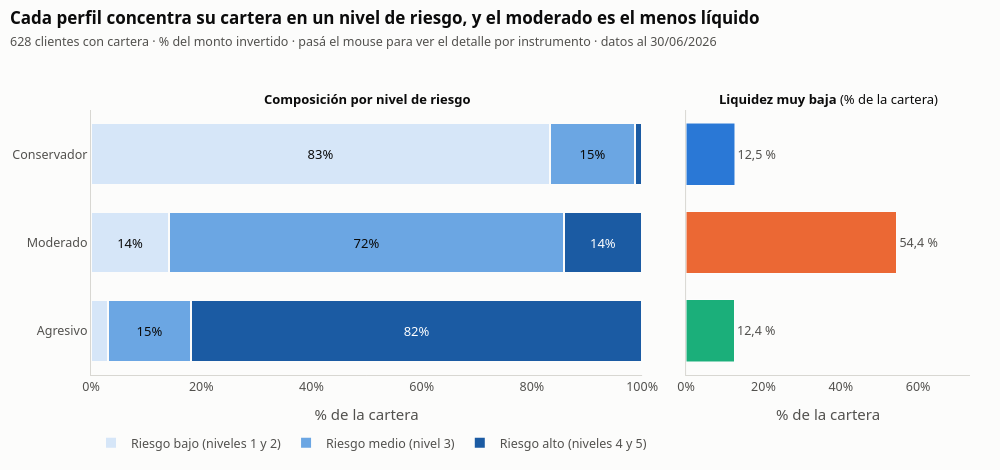

This figure's notebook cell:
### Markdown cell above
## Composición de la cartera por perfil

### Code cell
# Composición de la cartera por familia de activo y perfil

# Cada posición hereda el perfil real del cliente que la tiene
posiciones_con_perfil = posiciones.assign(
    perfil_real=posiciones["id_cliente"].map(comparables["perfil_real"].astype(str))
)
posiciones_con_perfil = posiciones_con_perfil[
    posiciones_con_perfil["perfil_real"].notna()
]

# Para el gráfico se agrupan los cinco niveles de riesgo en tres bandas: con cinco
# tonos del mismo color no se distinguen a simple vista. El detalle por familia de
# activo aparece al pasar el mouse, y los cinco niveles quedan en la tabla de abajo
ETIQUETA_RIESGO = {
    1: "1 · muy conservador",
    2: "2 · conservador",
    3: "3 · moderado",
    4: "4 · agresivo",
    5: "5 · muy agresivo",
}
BANDA_RIESGO = {
    1: "Riesgo bajo",
    2: "Riesgo bajo",
    3: "Riesgo medio",
    4: "Riesgo alto",
    5: "Riesgo alto",
}
COLOR_BANDA = {
    "Riesgo bajo": "#d6e6f8",
    "Riesgo medio": "#6ba6e3",
    "Riesgo alto": "#1b5ba3",
}
TEXTO_BANDA = {
    "Riesgo bajo": TINTA_PRIMARIA,
    "Riesgo medio": TINTA_PRIMARIA,
    "Riesgo alto": "white",
}
NIVELES_BANDA = {
    "Riesgo bajo": "niveles 1 y 2",
    "Riesgo medio": "nivel 3",
    "Riesgo alto": "niveles 4 y 5",
}

composicion_perfil = (
    posiciones_con_perfil.groupby(["perfil_real", "nivel_riesgo"], observed=True)[
        "monto_cartera"
    ]
    .sum()
    .unstack(fill_value=0)
)
composicion_perfil = composicion_perfil.div(composicion_perfil.sum(axis=1), axis=0)
composicion_perfil = composicion_perfil.reindex(ETIQUETAS_PERFIL).sort_index(axis=1)
composicion_perfil.columns = [ETIQUETA_RIESGO[n] for n in composicion_perfil.columns]

con_banda = posiciones_con_perfil.assign(
    banda=posiciones_con_perfil["nivel_riesgo"].map(BANDA_RIESGO)
)
total_perfil = con_banda.groupby("perfil_real")["monto_cartera"].sum()
por_banda = con_banda.groupby(["perfil_real", "banda"])["monto_cartera"].sum()
por_familia = con_banda.groupby(["perfil_real", "banda", "categoria"])[
    "monto_cartera"
].sum()


def detalle_familias_banda(perfil: str, banda: str) -> str:
    """Las familias de activo que componen una banda, para el cartel del mouse."""
    if (perfil, banda) not in por_banda.index:
        return ""
    familias = por_familia.loc[(perfil, banda)].sort_values(ascending=False)
    return "<br>".join(
        f"  {familia}: {formato_es(monto / total_perfil[perfil] * 100, 1)} %"
        for familia, monto in familias.items()
        if monto / total_perfil[perfil] >= 0.005
    )


es_muy_iliquido = con_banda["liquidez"] == "Muy baja"
iliquido = con_banda[es_muy_iliquido].groupby("perfil_real")["monto_cartera"].sum()
iliquido_pct = (iliquido / total_perfil).reindex(ETIQUETAS_PERFIL).fillna(0)
instrumentos_iliquidos = (
    con_banda[es_muy_iliquido]
    .groupby(["perfil_real", "nombre_instrumento"])["monto_cartera"]
    .sum()
)

figura = make_subplots(
    rows=1,
    cols=2,
    shared_yaxes=True,
    column_widths=[0.66, 0.34],
    horizontal_spacing=0.05,
    subplot_titles=[
        "<b>Composición por nivel de riesgo</b>",
        "<b>Liquidez muy baja</b> (% de la cartera)",
    ],
)
for banda in ["Riesgo bajo", "Riesgo medio", "Riesgo alto"]:
    valores = [
        por_banda.get((perfil, banda), 0) / total_perfil[perfil]
        for perfil in ETIQUETAS_PERFIL
    ]
    figura.add_trace(
        go.Bar(
            y=ETIQUETAS_PERFIL,
            x=valores,
            name=f"{banda} ({NIVELES_BANDA[banda]})",
            orientation="h",
            marker=dict(color=COLOR_BANDA[banda], line=dict(color=SUPERFICIE, width=2)),
            text=[f"{v:.0%}" if v >= 0.07 else "" for v in valores],
            textposition="inside",
            insidetextanchor="middle",
            textfont=dict(color=TEXTO_BANDA[banda], size=13),
            hovertext=[
                f"<b>{perfil} · {banda.lower()}</b><br>"
                f"{formato_es(v * 100, 1)} % de la cartera:<br>"
                + detalle_familias_banda(perfil, banda)
                for perfil, v in zip(ETIQUETAS_PERFIL, valores)
            ],
            hovertemplate="%{hovertext}<extra></extra>",
        ),
        row=1,
        col=1,
    )
figura.add_trace(
    go.Bar(
        y=ETIQUETAS_PERFIL,
        x=iliquido_pct.values,
        orientation="h",
        marker_color=[COLOR_PERFIL[p] for p in ETIQUETAS_PERFIL],
        text=[f"{formato_es(v * 100, 1)} %" for v in iliquido_pct],
        textposition="outside",
        hovertext=[
            f"<b>{perfil}</b><br>USD {formato_es(iliquido.get(perfil, 0))} en "
            "instrumentos de liquidez muy baja:<br>"
            + "<br>".join(
                f"  {nombre}: USD {formato_es(monto)}"
                for nombre, monto in instrumentos_iliquidos.loc[perfil]
                .sort_values(ascending=False)
                .items()
            )
            for perfil in ETIQUETAS_PERFIL
        ],
        hovertemplate="%{hovertext}<extra></extra>",
        showlegend=False,
    ),
    row=1,
    col=2,
)
figura.update_layout(
    barmode="stack",
    bargap=0.3,
    legend=dict(orientation="h", y=-0.2, x=0, yanchor="top", traceorder="normal"),
)
figura.update_annotations(font=dict(size=13, color=TINTA_PRIMARIA))
figura.update_yaxes(autorange="reversed", showgrid=False)
figura.update_xaxes(tickformat=".0%", showgrid=False, title="% de la cartera")
figura.update_xaxes(range=[0, 1], col=1)
figura.update_xaxes(range=[0, iliquido_pct.max() * 1.35], col=2)
presentar(
    figura,
    "Cada perfil concentra su cartera en un nivel de riesgo, y el moderado es el menos "
    "líquido",
    "628 clientes con cartera · % del monto invertido · pasá el mouse "
    "para ver el detalle por instrumento",
    alto=470,
    ancho=1000,
)

display(composicion_perfil.style.format("{:.1%}"))

print("Detalle por familia de activo, que el gráfico resume en cinco niveles:")
detalle_familias = (
    posiciones_con_perfil.groupby(["perfil_real", "categoria"], observed=True)[
        "monto_cartera"
    ]
    .sum()
    .unstack(fill_value=0)
)
detalle_familias = detalle_familias.div(detalle_familias.sum(axis=1), axis=0).reindex(
    ETIQUETAS_PERFIL
)
orden_familias = (
    catalogo.groupby("categoria")["nivel_riesgo"].mean().sort_values().index.tolist()
)
detalle_familias = detalle_familias[
    [c for c in orden_familias if c in detalle_familias.columns]
]
display(detalle_familias.style.format("{:.1%}"))

# El nivel de riesgo mide variación de precio, no la facilidad para salir. Son dos
# riesgos distintos y conviene mirarlos juntos
print("Y la otra cara del riesgo, que la escala de la firma no mide: la liquidez.")
ORDEN_LIQUIDEZ = ["Alta", "Media", "Baja", "Muy baja"]
liquidez_perfil = (
    posiciones_con_perfil.groupby(["perfil_real", "liquidez"], observed=True)[
        "monto_cartera"
    ]
    .sum()
    .unstack(fill_value=0)
)
liquidez_perfil = liquidez_perfil.div(liquidez_perfil.sum(axis=1), axis=0).reindex(
    index=ETIQUETAS_PERFIL
)[[c for c in ORDEN_LIQUIDEZ if c in liquidez_perfil.columns]]
display(liquidez_perfil.style.format("{:.1%}"))

### Figure 1 — Plotly figure (JSON) as saved in the notebook; plotly's stock layout.template omitted (floating-point values rounded to 4 significant figures)
{"data": [{"hovertemplate": "%{hovertext}<extra></extra>", "hovertext": ["<b>Conservador · riesgo bajo</b><br>83,3 % de la cartera:<br>  Renta fija local: 59,9 %<br>  Fondos: 16,7 %<br>  Efectivo: 6,7 %", "<b>Moderado · riesgo bajo</b><br>14,2 % de la cartera:<br>  Renta fija local: 10,5 %<br>  Fondos: 3,3 %", "<b>Agresivo · riesgo bajo</b><br>3,1 % de la cartera:<br>  Renta fija local: 2,6 %"], "insidetextanchor": "middle", "marker": {"color": "#d6e6f8", "line": {"color": "#fcfcfb", "width": 2}}, "name": "Riesgo bajo (niveles 1 y 2)", "orientation": "h", "text": ["83%", "14%", ""], "textfont": {"color": "#0b0b0b", "size": 13}, "textposition": "inside", "type": "bar", "x": [0.8328, 0.1419, 0.03072], "xaxis": "x", "y": ["Conservador", "Moderado", "Agresivo"], "yaxis": "y"}, {"hovertemplate": "%{hovertext}<extra></extra>", "hovertext": ["<b>Conservador · riesgo medio</b><br>15,4 % de la cartera:<br>  Previsional: 8,0 %<br>  Renta fija corporativa: 5,9 %<br>  Inmobiliario: 1,5 %", "<b>Moderado · riesgo medio</b><br>71,6 % de la cartera:<br>  Renta fija corporativa: 39,2 %<br>  Previsional: 25,4 %<br>  Inmobiliario: 7,0 %", "<b>Agresivo · riesgo medio</b><br>15,1 % de la cartera:<br>  Renta fija corporativa: 7,7 %<br>  Previsional: 7,4 %"], "insidetextanchor": "middle", "marker": {"color": "#6ba6e3", "line": {"color": "#fcfcfb", "width": 2}}, "name": "Riesgo medio (nivel 3)", "orientation": "h", "text": ["15%", "72%", "15%"], "textfont": {"color": "#0b0b0b", "size": 13}, "textposition": "inside", "type": "bar", "x": [0.1542, 0.7158, 0.1509], "xaxis": "x", "y": ["Conservador", "Moderado", "Agresivo"], "yaxis": "y"}, {"hovertemplate": "%{hovertext}<extra></extra>", "hovertext": ["<b>Conservador · riesgo alto</b><br>1,3 % de la cartera:<br>  Renta variable: 0,7 %", "<b>Moderado · riesgo alto</b><br>14,2 % de la cartera:<br>  Materias primas: 8,4 %<br>  Renta variable: 4,7 %<br>  Cripto: 1,2 %", "<b>Agresivo · riesgo alto</b><br>81,8 % de la cartera:<br>  Renta variable: 37,1 %<br>  Materias primas: 33,1 %<br>  Cripto: 11,6 %"], "insidetextanchor": "middle", "marker": {"color": "#1b5ba3", "line": {"color": "#fcfcfb", "width": 2}}, "name": "Riesgo alto (niveles 4 y 5)", "orientation": "h", "text": ["", "14%", "82%"], "textfont": {"color": "white", "size": 13}, "textposition": "inside", "type": "bar", "x": [0.01298, 0.1423, 0.8184], "xaxis": "x", "y": ["Conservador", "Moderado", "Agresivo"], "yaxis": "y"}, {"hovertemplate": "%{hovertext}<extra></extra>", "hovertext": ["<b>Conservador</b><br>USD 758.210 en instrumentos de liquidez muy baja:<br>  Ahorro voluntario en AFAP: USD 484.825<br>  Fideicomiso financiero: USD 180.807<br>  Inmueble para renta: USD 92.579", "<b>Moderado</b><br>USD 2.353.685 en instrumentos de liquidez muy baja:<br>  Ahorro voluntario en AFAP: USD 1.099.852<br>  Fideicomiso financiero: USD 952.639<br>  Inmueble para renta: USD 301.194", "<b>Agresivo</b><br>USD 227.109 en instrumentos de liquidez muy baja:<br>  Ahorro voluntario en AFAP: USD 135.377<br>  Fideicomiso financiero: USD 91.731"], "marker": {"color": ["#2a78d6", "#eb6834", "#1baf7a"]}, "orientation": "h", "showlegend": false, "text": ["12,5 %", "54,4 %", "12,4 %"], "textposition": "outside", "type": "bar", "x": [0.1253, 0.5437, 0.1239], "xaxis": "x2", "y": ["Conservador", "Moderado", "Agresivo"], "yaxis": "y2"}], "layout": {"annotations": [{"font": {"color": "#0b0b0b", "size": 13}, "showarrow": false, "text": "<b>Composición por nivel de riesgo</b>", "x": 0.3135, "xanchor": "center", "xref": "paper", "y": 1.0, "yanchor": "bottom", "yref": "paper"}, {"font": {"color": "#0b0b0b", "size": 13}, "showarrow": false, "text": "<b>Liquidez muy baja</b> (% de la cartera)", "x": 0.8385, "xanchor": "center", "xref": "paper", "y": 1.0, "yanchor": "bottom", "yref": "paper"}], "bargap": 0.3, "barmode": "stack", "font": {"color": "#52514e", "family": "Segoe UI, Inter, Arial, sans-serif", "size": 12.5}, "height": 470, "hoverlabel": {"align": "left", "bgcolor": "white", "bordercolor": "#d8d7d2", "font": {"color": "#0b0b0b", "family": "Segoe UI, Inter, Arial, sans-serif", "size": 12.5}}, "legend": {"orientation": "h", "traceorder": "normal", "x": 0, "y": -0.2, "yanchor": "top"}, "margin": {"b": 60, "l": 20, "r": 30, "t": 110}, "paper_bgcolor": "#fcfcfb", "plot_bgcolor": "#fcfcfb", "separators": ",.", "title": {"font": {"color": "#0b0b0b", "size": 17}, "text": "<b>Cada perfil concentra su cartera en un nivel de riesgo, y el moderado es el menos líquido</b><br><span style='font-size:12.5px;color:#52514e'>628 clientes con cartera · % del monto invertido · pasá el mouse para ver el detalle por instrumento · datos al 30/06/2026</span>", "x": 0.01, "xanchor": "left", "y": 0.95, "yanchor": "top", "yref": "container"}, "width": 1000, "xaxis": {"anchor": "y", "automargin": true, "domain": [0.0, 0.627], "gridcolor": "#d8d7d2", "linecolor": "#d8d7d2", "range": [0, 1], "showgrid": false, "tickformat": ".0%", "title": {"text": "% de la cartera"}, "zeroline": false}, "xaxis2": {"anchor": "y2", "automargin": true, "domain": [0.677, 1.0], "gridcolor": "#d8d7d2", "linecolor": "#d8d7d2", "range": [0, 0.734], "showgrid": false, "tickformat": ".0%", "title": {"text": "% de la cartera"}, "zeroline": false}, "yaxis": {"anchor": "x", "automargin": true, "autorange": "reversed", "domain": [0.0, 1.0], "gridcolor": "#d8d7d2", "linecolor": "#d8d7d2", "showgrid": false, "zeroline": false}, "yaxis2": {"anchor": "x2", "automargin": true, "autorange": "reversed", "domain": [0.0, 1.0], "gridcolor": "#d8d7d2", "linecolor": "#d8d7d2", "matches": "y", "showgrid": false, "showticklabels": false, "zeroline": false}}}
